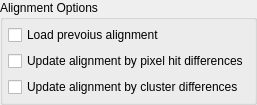
               <widget class="QGroupBox" name="groupBox_4">
                <property name="minimumSize">
                 <size>
                  <width>0</width>
                  <height>0</height>
                 </size>
                </property>
                <property name="title">
                 <string>Alignment Options</string>
                </property>
                <layout class="QGridLayout" name="gridLayout_21" columnstretch="0,0,0,0">
                 <property name="leftMargin">
                  <number>5</number>
                 </property>
                 <property name="topMargin">
                  <number>5</number>
                 </property>
                 <property name="rightMargin">
                  <number>5</number>
                 </property>
                 <property name="bottomMargin">
                  <number>5</number>
                 </property>
                 <property name="verticalSpacing">
                  <number>1</number>
                 </property>
                 <item row="0" column="3">
                  <widget class="QWidget" name="widget_34" native="true">
                   <layout class="QGridLayout" name="gridLayout_53">
                    <property name="leftMargin">
                     <number>0</number>
                    </property>
                    <property name="topMargin">
                     <number>0</number>
                    </property>
                    <property name="rightMargin">
                     <number>0</number>
                    </property>
                    <property name="bottomMargin">
                     <number>0</number>
                    </property>
                    <item row="0" column="0">
                     <widget class="QCheckBox" name="LoadPrevAlignBox">
                      <property name="text">
                       <string>Load prevoius alignment</string>
                      </property>
                     </widget>
                    </item>
                    <item row="1" column="0">
                     <widget class="QCheckBox" name="AlignByPixelsBox">
                      <property name="text">
                       <string>Update alignment by pixel hit differences</string>
                      </property>
                     </widget>
                    </item>
                    <item row="2" column="0">
                     <widget class="QCheckBox" name="AlignByClustersBox">
                      <property name="text">
                       <string>Update alignment by cluster differences</string>
                      </property>
                     </widget>
                    </item>
                   </layout>
                  </widget>
                 </item>
                </layout>
               </widget>
